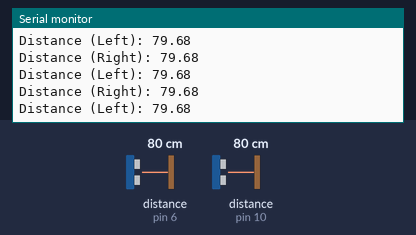
A sketch run on a simulated Arduino Uno, built with avr-gcc and run on an emulated ATmega328P. On the bench: the last lines printed to the serial monitor. Wiring (inferred from the names in the program): 2 × ultrasonic range finder: trigger pin 5, echo pin 6 / trigger pin 9, echo pin 10. The test bench sets the inputs (shaded band); at power-on: distance to the obstacle (sensors on pin 6, pin 10) 80 cm. The echo pulse lasts 58.3 µs per cm.

Above: at 1.2 s.
1.3 s: distance to the obstacle (sensor on pin 6) set to 2 cm
At 1.51 s:
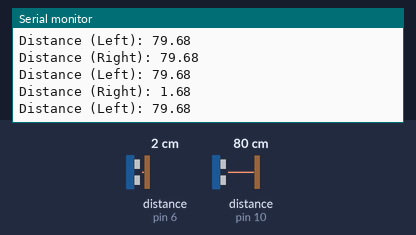
2.8 s: distance to the obstacle (sensor on pin 10) set to 250 cm
At 2.8 s:
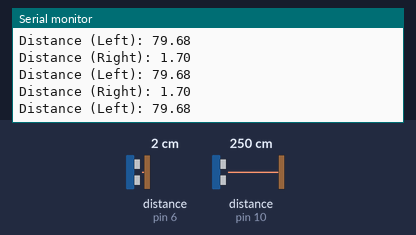
5.8 s: distance to the obstacle (sensor on pin 6) set to 60 cm
At 6.0 s:
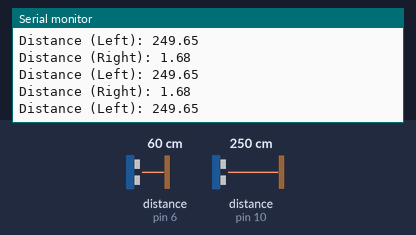
8.8 s: distance to the obstacle (sensor on pin 6) set to 120 cm
At 8.98 s:
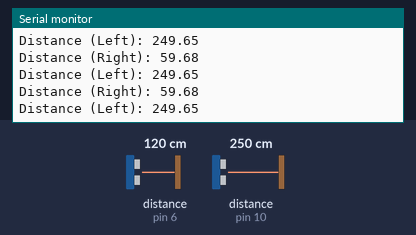
11.8 s: distance to the obstacle (sensor on pin 10) set to 2 cm
At 11.98 s:
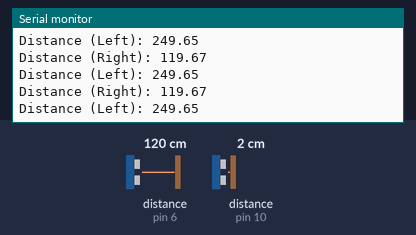
13.3 s: distance to the obstacle (sensor on pin 10) set to 120 cm
At 13.55 s:
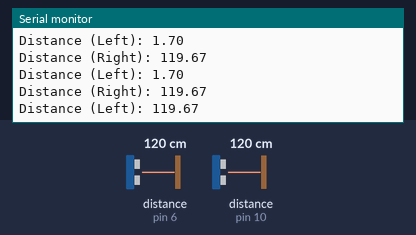
Timing chart, 0 to 16.3 s (numbered marks = the images above; inputs shaded):
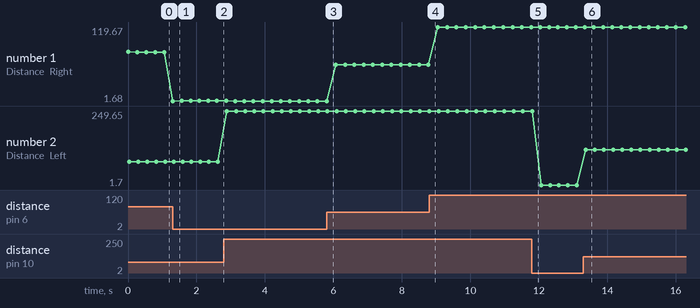

Measured:
- after the input at 1.3 s, the serial monitor: prints a new line at once (image 1)
- after the input at 13.3 s, the serial monitor: prints a new line after 0.07 s (image 6)
- plotted number 1: 79.68 → 1.7 after the input at 1.3 s, 1.68 → 59.68 after the input at 5.8 s, 59.68 → 119.67 after the input at 8.8 s
- plotted number 2: 79.68 → 249.65 after the input at 2.8 s, 249.65 → 1.7 after the input at 11.8 s

The sketch:

car.ino
```cpp
// Constants
  const int trigPinLeft = 9;
  const int echoPinLeft = 10;
  const int trigPinRight = 5;
  const int echoPinRight = 6;
  // constant for conversion
  const float speed_sound = .0343;
  // need to store time and distance
  float timeLeft, distanceLeft, timeRight, distanceRight;

void setup() {
  pinMode(trigPinLeft, OUTPUT);
  pinMode(echoPinLeft, INPUT);
  pinMode(trigPinRight, OUTPUT);
  pinMode(echoPinRight, INPUT);
  Serial.begin(9600);
}

void loop() {
  // Sends 8 microsecond pulse for right
  digitalWrite(trigPinRight, LOW);
  delayMicroseconds(2);
  digitalWrite(trigPinRight, HIGH);
  delayMicroseconds(10);
  digitalWrite(trigPinRight, LOW);
  // Finds duration of pulse
  timeRight = pulseIn(echoPinRight, HIGH);
  // Distance = speed * (time / 2)
  distanceRight = (timeRight*speed_sound)/2;

  delayMicroseconds(2);
  // Sends 8 microsecond pulse for left
  digitalWrite(trigPinLeft, LOW);
  delayMicroseconds(2);
  digitalWrite(trigPinLeft, HIGH);
  delayMicroseconds(10);
  digitalWrite(trigPinLeft, LOW);

  // Finds duration of pulse
  timeLeft = pulseIn(echoPinLeft, HIGH);
  // Distance = speed * (time / 2)
  distanceLeft = (timeLeft*speed_sound)/2;

  Serial.print("Distance (Right): ");
  Serial.println(distanceRight);
  Serial.print("Distance (Left): ");
  Serial.println(distanceLeft);
  delay(250);
}
```
